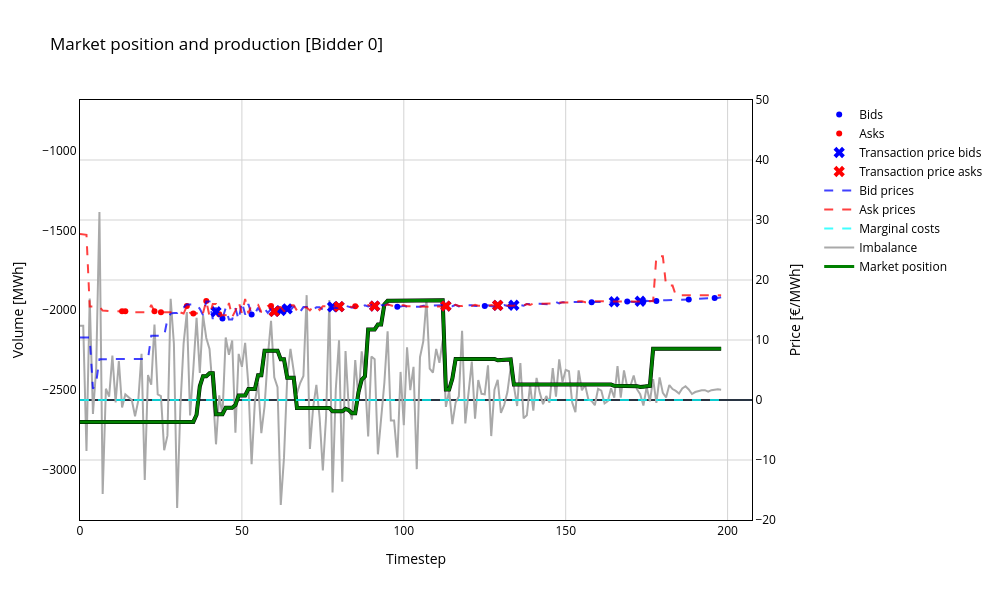

Write notebook code for a chart like this one.
### Code cell
### Imbalance vs Market position

for bidder in range(n):
    fig = go.Figure()

    # Add marker for 'bid price'
    fig.add_trace(go.Scatter(
        x=df_bid_logs.loc[(df_bid_logs['bidder'] == bidder) & (df_bid_logs['match_flag'] == 'bid')].index,
        y=df_bid_logs.loc[(df_bid_logs['bidder'] == bidder) & (df_bid_logs['match_flag'] == 'bid'), 'price'],
        mode='markers',
        name=f'Bids',
        line=dict(width=2, color=bid_color),  # Adjust line width if necessary
        yaxis='y'
    ))

    # Add marker for 'ask price'
    fig.add_trace(go.Scatter(
        x=df_bid_logs.loc[(df_bid_logs['bidder'] == bidder) & (df_bid_logs['match_flag'] == 'ask')].index,
        y=df_bid_logs.loc[(df_bid_logs['bidder'] == bidder) & (df_bid_logs['match_flag'] == 'ask'), 'price'],
        mode='markers',
        name=f'Asks',
        line=dict(width=2, color=ask_color),  # Adjust line width if necessary
        yaxis='y'
    ))

    # Add marker for 'transaction price bids'
    fig.add_trace(go.Scatter(
        x=df_bid_logs.loc[(df_bid_logs['bidder'] == bidder) & (df_bid_logs['buyer'] == bidder)].index,
        y=df_bid_logs.loc[(df_bid_logs['bidder'] == bidder) & (df_bid_logs['buyer'] == bidder), 'transaction_price'],
        mode='markers',
        name=f'Transaction price bids',
        line=dict(width=2, color=bid_color),
        marker=dict(symbol='x', size=10), 
        yaxis='y'
    ))
    
    # Add marker for 'transaction price asks'
    fig.add_trace(go.Scatter(
        x=df_bid_logs.loc[(df_bid_logs['bidder'] == bidder) & (df_bid_logs['seller'] == bidder)].index,
        y=df_bid_logs.loc[(df_bid_logs['bidder'] == bidder) & (df_bid_logs['seller'] == bidder), 'transaction_price'],
        mode='markers',
        name=f'Transaction price asks',
        line=dict(width=2, color=ask_color),
        marker=dict(symbol='x', size=10), 
        yaxis='y'
    ))
        
    # Add line for 'Actual prices'
    fig.add_trace(go.Scatter(
        x=df_bid_prices.index,
        y=df_bid_prices[f'bidder_{bidder}'],
        mode='lines',
        name='Bid prices',
        yaxis='y',
        opacity=0.75,
        line=dict(width=2, color=bid_color, dash='dash')  # Adjust line width if necessary
    ))
    
    # Add line for 'Actual prices'
    fig.add_trace(go.Scatter(
        x=df_ask_prices.index,
        y=df_ask_prices[f'bidder_{bidder}'],
        mode='lines',
        name='Ask prices',
        yaxis='y',
        opacity=0.75,
        line=dict(width=2, color=ask_color, dash='dash')  # Adjust line width if necessary
    ))
    
    # Add line for 'Marginal costs'
    fig.add_trace(go.Scatter(
        x=df_bid_logs.index,
        y=[df_bidders['true_costs'][bidder]] * len(df_bid_logs),
        mode='lines',
        name='Marginal costs',
        yaxis='y',
        opacity=0.75,
        line=dict(width=2, color=marginal_cost_color, dash='dash')  # Adjust line width if necessary
    ))
    
    # Add line for 'Imbalance'
    fig.add_trace(go.Scatter(
        x=df_imbalances[f'bidder_{bidder}'].index,
        y=df_imbalances[f'bidder_{bidder}'] + df_market_positions[f'bidder_{bidder}'],
        mode='lines',
        name='Imbalance',
        yaxis='y2',
        line=dict(width=2, color=imbalance_color)  # Adjust line width if necessary
    ))
    
    # Add outline for 'market position'
    fig.add_trace(go.Scatter(
        x=df_market_positions[f'bidder_{bidder}'].index,
        y=df_market_positions[f'bidder_{bidder}'],
        mode='lines',
        name=f'Market position outline',
        showlegend=False,
        line=dict(width=4, color='black'),  # Adjust line width if necessary
        yaxis='y2'
    ))

    # Add line for 'market position'
    fig.add_trace(go.Scatter(
        x=df_market_positions[f'bidder_{bidder}'].index,
        y=df_market_positions[f'bidder_{bidder}'],
        mode='lines',
        name=f'Market position',
        line=dict(width=3, color=bidder_colors[bidder]),  # Adjust line width if necessary
        yaxis='y2'
    ))
    
    demand_mean = -2000
    max_imbalance = df_imbalances[f'bidder_{bidder}'].abs().max()
    
    range_y = [min_price, max_price]
    range_y2 = [0, 1000] if bidder != 0 else [demand_mean - max_imbalance, demand_mean + max_imbalance]
    
    # Update layout
    fig.update_layout(
        title=f'Market position and production [Bidder {bidder}]',
        barmode='stack',
        width=width,
        height=height,
        plot_bgcolor=background,
        paper_bgcolor=paper_bgcolor,
        font_color=font_color,
        #margin=dict(l=0, r=0, t=0, b=0),
        xaxis=dict(
            title='Timestep',
            mirror=True,
            showline=True,
            linecolor=axis_color,
            gridcolor=grid_color,
        ),
        yaxis=dict(
            title='Price [€/MWh]',
            side='right',
            overlaying='y2',
            #position=1,
            range=range_y,
            tickcolor=grid_color,
            showline=True,
            linecolor=axis_color,
            gridcolor=grid_color,
        ),
        yaxis2=dict(
            title='Volume [MWh]',
            #position=-1,
            range=range_y2,
            ticks='',
            showline=True,
            linecolor=axis_color,
            gridcolor=grid_color,
            showgrid=False,
            ),
        legend=dict(
            x=1.1
        ),
        #shapes=frame, 
    )
    
    # Show the plot
    fig.show()

### Figure 1 — Plotly figure (JSON) as saved in the notebook; plotly's stock layout.template omitted (floating-point values rounded to 4 significant figures; data arrays with more than 128 entries replaced by an {"elided": "..."} marker saying what was removed)
{"data": [{"line": {"color": "blue", "width": 2}, "mode": "markers", "name": "Bids", "x": [44, 53, 98, 125, 133, 158, 169, 174, 178, 188, 196], "y": [13.57, 14.27, 15.56, 15.65, 15.68, 16.3, 16.44, 16.43, 16.5, 16.73, 16.99], "yaxis": "y", "type": "scatter"}, {"line": {"color": "red", "width": 2}, "mode": "markers", "name": "Asks", "x": [13, 14, 23, 25, 33, 35, 39, 43, 59, 79, 85], "y": [14.8, 14.77, 14.78, 14.63, 15.66, 14.41, 16.49, 14.28, 15.66, 15.77, 15.64], "yaxis": "y", "type": "scatter"}, {"line": {"color": "blue", "width": 2}, "marker": {"size": 10, "symbol": "x"}, "mode": "markers", "name": "Transaction price bids", "x": [42, 60, 62, 64, 78, 80, 91, 113, 129, 134, 165, 173], "y": [14.71, 14.78, 14.91, 15.18, 15.51, 15.55, 15.66, 15.66, 15.77, 15.8, 16.37, 16.45], "yaxis": "y", "type": "scatter"}, {"line": {"color": "red", "width": 2}, "marker": {"size": 10, "symbol": "x"}, "mode": "markers", "name": "Transaction price asks", "x": [60, 80, 91, 113, 129], "y": [14.78, 15.55, 15.66, 15.66, 15.77], "yaxis": "y", "type": "scatter"}, {"line": {"color": "blue", "dash": "dash", "width": 2}, "mode": "lines", "name": "Bid prices", "opacity": 0.75, "x": {"elided": "199 int values"}, "y": {"elided": "199 float values"}, "yaxis": "y", "type": "scatter"}, {"line": {"color": "red", "dash": "dash", "width": 2}, "mode": "lines", "name": "Ask prices", "opacity": 0.75, "x": {"elided": "199 int values"}, "y": {"elided": "199 float values"}, "yaxis": "y", "type": "scatter"}, {"line": {"color": "cyan", "dash": "dash", "width": 2}, "mode": "lines", "name": "Marginal costs", "opacity": 0.75, "x": {"elided": "199 int values"}, "y": {"elided": "199 float values"}, "yaxis": "y", "type": "scatter"}, {"line": {"color": "darkgrey", "width": 2}, "mode": "lines", "name": "Imbalance", "x": {"elided": "199 int values"}, "y": {"elided": "199 float values"}, "yaxis": "y2", "type": "scatter"}, {"line": {"color": "black", "width": 4}, "mode": "lines", "name": "Market position outline", "showlegend": false, "x": {"elided": "199 int values"}, "y": {"elided": "199 float values"}, "yaxis": "y2", "type": "scatter"}, {"line": {"color": "green", "width": 3}, "mode": "lines", "name": "Market position", "x": {"elided": "199 int values"}, "y": {"elided": "199 float values"}, "yaxis": "y2", "type": "scatter"}], "layout": {"font": {"color": "black"}, "xaxis": {"title": {"text": "Timestep"}, "mirror": true, "showline": true, "linecolor": "black", "gridcolor": "lightgrey"}, "yaxis": {"title": {"text": "Price [€/MWh]"}, "side": "right", "overlaying": "y2", "range": [-20, 50], "tickcolor": "lightgrey", "showline": true, "linecolor": "black", "gridcolor": "lightgrey"}, "yaxis2": {"title": {"text": "Volume [MWh]"}, "range": [-3318.0, -682.2], "ticks": "", "showline": true, "linecolor": "black", "gridcolor": "lightgrey", "showgrid": false}, "legend": {"x": 1.1}, "title": {"text": "Market position and production [Bidder 0]"}, "barmode": "stack", "width": 1000, "height": 600, "plot_bgcolor": "white", "paper_bgcolor": "white"}}
